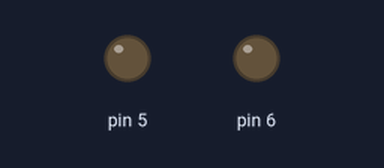
A sketch run on a simulated Arduino Uno, built with avr-gcc and run on an emulated ATmega328P. Parts: output pins drawn as LEDs (lit = HIGH).

Above: at 0.05 s.
At 6.45 s:
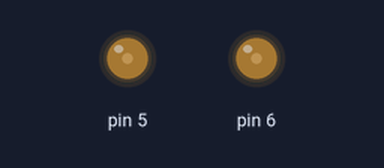
At 19.95 s:
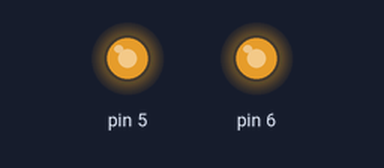
At 39.85 s:
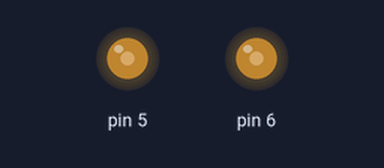
Timing chart, 0 to 40.0 s (numbered marks = the images above):
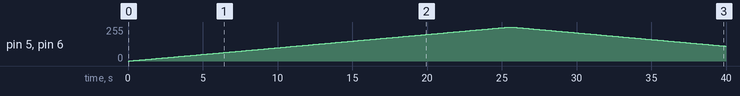

The sketch:

sketch_jun24a.ino
```cpp
void setup() {
  // put your setup code here, to run once:
  pinMode(5, OUTPUT);
  pinMode(6, OUTPUT);

}

void loop() {
  // put your main code here, to run repeatedly:

 for(int i=0;i<256;i++)
  {
    analogWrite(5,i);

    analogWrite( 6,i);
    delay(100);

  }

   for(int i=255;i>0;i--)
  {
    analogWrite(5,i);

    analogWrite( 6,i);
    delay(100);

  }


}
```

Measured:
- by itself, pin 5, pin 6: rises from 0/255 to 255/255 in 25.4 s, then falls to 112/255 in 14.4 s
